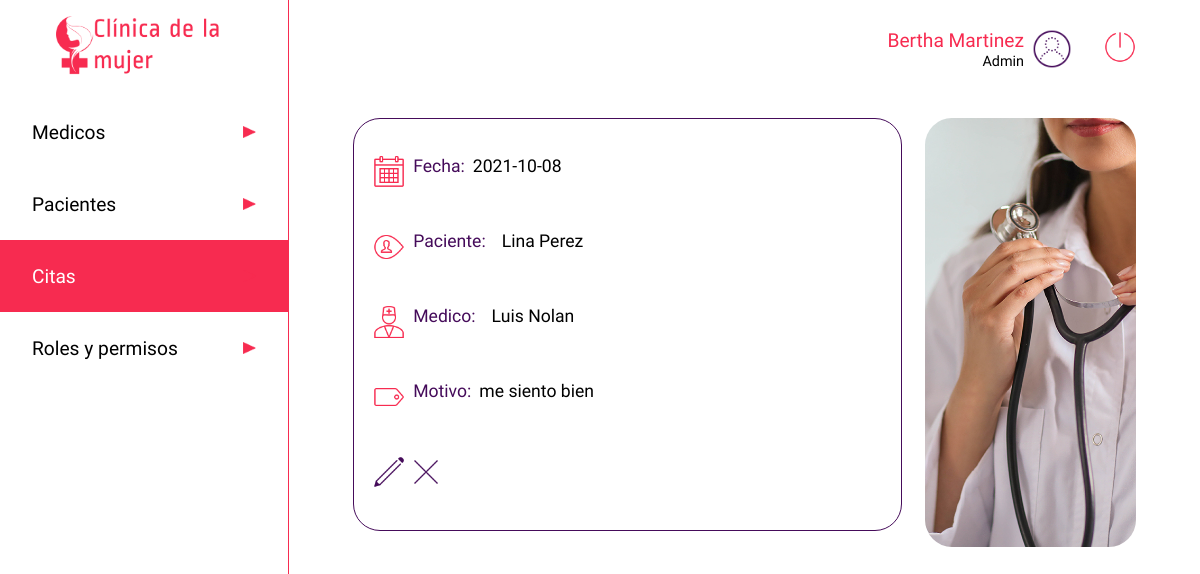
Page /listado-citas/1/ver (signed in) on the committed database.
### app.py (models this page shows, shortened)
class users(db.Model):
    __tablename__ = 'users'
    cedula = db.Column(db.Integer, primary_key=True)
    nombre=db.Column(db.String)
    apellido=db.Column(db.String)
    nacimiento=db.Column(db.String)
    eps=db.Column(db.String)
    email=db.Column(db.String, unique=True)
    telefono=db.Column(db.Integer)
    dir=db.Column(db.String)
    ciudad=db.Column(db.String)
    password=db.Column(db.String)
    rol =db.Column(db.String)
    especialidad = db.Column(db.String)
    estado = db.Column(db.Boolean)

class citas(db.Model):
    __tablename__ = 'citas'
    cita_id=db.Column(db.Integer, primary_key=True)
    medico_id = db.Column(db.Integer, nullable=False)
    paciente_id = db.Column(db.Integer, nullable=False)
    fecha = db.Column(db.String)
    motivo = db.Column(db.String(500))
    estado = db.Column(db.Boolean)
    hora_atencion = db.Column(db.String)
    sintomas = db.Column(db.String)
    diagnostico = db.Column(db.String)
    anotaciones = db.Column(db.String)
    calificacion = db.Column(db.Integer)
    calificacion_obs = db.Column(db.String)

### app.py (the view)
@app.route('/listado-citas/<cita>/ver', methods=['GET'])
def detalle_citas(cita):
    if 'usuarioIngresado' in session:
        medicos = users.query.filter_by(rol='medico')
        pacientes = users.query.filter_by(rol='paciente')
        cita = citas.query.filter_by(cita_id=cita).first()
        usuario = users.query.filter_by(cedula=int(session['usuarioIngresado'])).first()
        return render('cita.html', row=usuario, data=cita, listamedicos=medicos, listapacientes=pacientes)
    else:
        return render('acceso-denegado.html')

### templates/cita.html (shortened to what this page needs)
<!DOCTYPE html>
<html lang="es">
<head>
    <link rel="stylesheet" type="text/css" href="{{ url_for('static', filename='css/style.css')}}">
</head>
<body>
    <header class="header">
        <a href="/dashboard" type="button" class="btn"><img src="{{ url_for('static', filename='images/iconoclinica.png')}}" class="logo" alt="Clinica de la mujer"></a>
        <nav>
            <ul class="menu">
                <li class="menuitems"><a href="/medico" class="menulink"><span>Medicos</span><img src="{{ url_for('static', filename='images/triangulo.png')}}" class="flecha" alt=""></a></li>
                <li class="menuitems"><a href="/paciente" class="menulink"><span>Pacientes</span><img src="{{ url_for('static', filename='images/triangulo.png')}}" class="flecha" alt=""></a></li>
                <li class="menuitems"><a href="/listado-citas" class="menuselect"><span>Citas</span><img src="{{ url_for('static', filename='images/triangulo.png')}}" class="flecha" alt=""></a></li>
                <li class="menuitems"><a href="/roles" class="menulink"><span>Roles y permisos</span><img src="{{ url_for('static', filename='images/triangulo.png')}}" class="flecha" alt=""></a></li>
            </ul>
        </nav>
    </header>
    <main class="main">
        <div class="searchuser">
            <div class="perfil">
                <div>
                    <span class="nameuser">{{ row ['nombre'] }} {{ row ['apellido'] }}</span><br>
                    <span class="roluser">Admin</span>
                </div>
                <img src="{{ url_for('static', filename='images/test_account_100px.png')}}" class="profile" alt="">
                <a href="/logout" type="button" class="btn"><img src="{{ url_for('static', filename='images/off.png')}}" class="logout" alt="Cerrar sesion"></a>
            </div>
        </div>
        <div class="cuerpo">
            <div class="infocita3">
                <div class="diahora">
                    <img src="{{ url_for('static', filename='images/calendar_100px.png')}}" class="calendarwatch" alt=""><span style="color:#450B5A">Fecha: </span><span>{{ data.fecha }}</span>
                </div>
                <div class="diahora">
                    <img src="{{ url_for('static', filename='images/username_100px.png')}}" class="calendarwatch" alt=""><span style="color:#450B5A">Paciente: </span>
                    <span>
                        {% for t in listapacientes %}{% if t.cedula == data.paciente_id %}<span>{{ t.nombre }} {{ t.apellido }}</span>{% endif %}{% endfor %}
                    </span>
                </div>
                <div class="diahora">
                    <img src="{{ url_for('static', filename='images/medical_doctor_100px.png')}}" class="calendarwatch" alt=""><span style="color:#450B5A">Medico: </span>
                    <span>
                        {% for t in listamedicos %}{% if t.cedula == data.medico_id %}<span>{{ t.nombre }} {{ t.apellido }}</span>{% endif %}{% endfor %}
                    </span>
                </div>
                <div class="diahora">
                    <img src="{{ url_for('static', filename='images/tag_window_100px.png')}}" class="calendarwatch" alt=""><span style="color:#450B5A">Motivo: </span><span>{{ data.motivo }}</span>
                </div>
                <div class="contenedordbtn">
                    <a href="/listado-citas/{{ data.cita_id }}/editar"><img src="{{ url_for('static', filename='images/edit_100px.png')}}" class="btned" alt=""></a>
                    <a href="/listado-citas/{{ data.cita_id }}/eliminar"><img src="{{ url_for('static', filename='images/delete_100px.png')}}" class="btned" alt=""></a>
                </div>
            </div>
            <img src="{{ url_for('static', filename='images/medico.jpg')}}" alt="" class="imgcita">
        </div>
    </main>
</body>
</html>

### static/css/style.css (style rules this page uses)
* { padding: 0; margin: 0; }
.btned { width: 2rem; }
body { display: flex; }
.calendarwatch { height: 2rem; }
.cuerpo { display: flex; flex-direction: row; flex-wrap: wrap; margin-top: 3rem; justify-content:space-between; }
.diahora { display: flex; padding-bottom: 0.4rem; width: 100%; vertical-align:middle; }
.diahora span { margin-left: 0.5rem; }
.flecha { width: 0.8rem; height: 0.8rem; }
.perfil { display: inline-flex; align-items: center; text-align: right; margin-left: 2rem; justify-content: flex-end; }
.header { margin:0; display: inline-block; width: 18rem; height: 100vh; justify-content: center; }
.infocita3 { display: flex; flex-direction: row; flex-wrap: wrap; border: 0.1rem solid #450B5A; border-radius: 1.6875rem; padding: 1.2rem; font-family: 'Average Sans', sans-serif; font-size: 1.1rem; width: 65%; margin-bottom: 1rem; align-items: center; }
.imgcita { display: flex; border-radius: 1.6875rem; width: 27%; }
.logo { display: block; height: 4rem; margin: auto; padding: 1rem; }
.main { width: calc(100% - 18rem); padding: 1.8rem 4rem; border-left: 0.1rem solid #F72B50; }
.menu { font-family: 'Average Sans', sans-serif; list-style: none; color: black; }
.menulink { display: inline-flex; font-size: 1.2rem; width: 14rem; height: 1.5rem; padding: 1.5rem 2rem; text-decoration: none; color: black; background-color: white; justify-content: space-between; align-items: center; margin: 0; }
.menuselect { display: inline-flex; font-size: 1.2rem; width: 14rem; height: 1.5rem; padding: 1.5rem 2rem; text-decoration: none; color: black; background-color: #F72B50; color: white; justify-content: space-between; align-items: center; margin: 0; }
.nameuser { font-family: 'Ropa Sans', sans-serif; font-size: 1.2rem; color: #F72B50; }
.roluser { font-family: 'Ropa Sans', sans-serif; font-size: 0.9rem; }
.profile { height: 2.5rem; margin-left: 0.5rem; }
.logout { height: 2rem; margin-left: 2rem; }
.searchuser { width: 100%; display: flex; vertical-align: middle; justify-content: flex-end; }

### rows in the picture
users: nombre "Bertha", apellido "Martinez"
citas: fecha "2021-10-08", motivo "me siento bien"
users: nombre "Lina", apellido "Perez"
users: nombre "Luis", apellido "Nolan"
